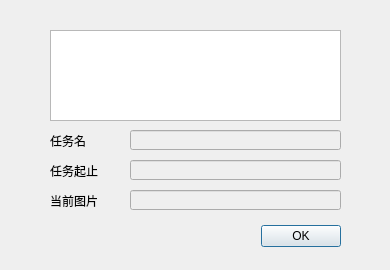
<?xml version="1.0" encoding="UTF-8"?>
<ui version="4.0">
 <class>openTask</class>
 <widget class="QDialog" name="openTask">
  <property name="geometry">
   <rect>
    <x>0</x>
    <y>0</y>
    <width>390</width>
    <height>270</height>
   </rect>
  </property>
  <property name="windowTitle">
   <string>打开任务</string>
  </property>
  <widget class="QDialogButtonBox" name="buttonBox">
   <property name="geometry">
    <rect>
     <x>50</x>
     <y>220</y>
     <width>291</width>
     <height>32</height>
    </rect>
   </property>
   <property name="orientation">
    <enum>Qt::Horizontal</enum>
   </property>
   <property name="standardButtons">
    <set>QDialogButtonBox::Ok</set>
   </property>
  </widget>
  <widget class="QLabel" name="label_2">
   <property name="geometry">
    <rect>
     <x>50</x>
     <y>130</y>
     <width>81</width>
     <height>21</height>
    </rect>
   </property>
   <property name="sizePolicy">
    <sizepolicy hsizetype="Preferred" vsizetype="Minimum">
     <horstretch>0</horstretch>
     <verstretch>0</verstretch>
    </sizepolicy>
   </property>
   <property name="font">
    <font>
     <pointsize>9</pointsize>
    </font>
   </property>
   <property name="text">
    <string>任务名</string>
   </property>
  </widget>
  <widget class="QLabel" name="label_3">
   <property name="geometry">
    <rect>
     <x>50</x>
     <y>160</y>
     <width>81</width>
     <height>21</height>
    </rect>
   </property>
   <property name="sizePolicy">
    <sizepolicy hsizetype="Preferred" vsizetype="Minimum">
     <horstretch>0</horstretch>
     <verstretch>0</verstretch>
    </sizepolicy>
   </property>
   <property name="font">
    <font>
     <pointsize>9</pointsize>
    </font>
   </property>
   <property name="text">
    <string>任务起止</string>
   </property>
  </widget>
  <widget class="QLabel" name="label_4">
   <property name="geometry">
    <rect>
     <x>50</x>
     <y>190</y>
     <width>81</width>
     <height>21</height>
    </rect>
   </property>
   <property name="sizePolicy">
    <sizepolicy hsizetype="Preferred" vsizetype="Minimum">
     <horstretch>0</horstretch>
     <verstretch>0</verstretch>
    </sizepolicy>
   </property>
   <property name="font">
    <font>
     <pointsize>9</pointsize>
    </font>
   </property>
   <property name="text">
    <string>当前图片</string>
   </property>
  </widget>
  <widget class="QLineEdit" name="taskName">
   <property name="enabled">
    <bool>false</bool>
   </property>
   <property name="geometry">
    <rect>
     <x>130</x>
     <y>130</y>
     <width>211</width>
     <height>20</height>
    </rect>
   </property>
   <property name="readOnly">
    <bool>true</bool>
   </property>
  </widget>
  <widget class="QLineEdit" name="BandE">
   <property name="enabled">
    <bool>false</bool>
   </property>
   <property name="geometry">
    <rect>
     <x>130</x>
     <y>160</y>
     <width>211</width>
     <height>20</height>
    </rect>
   </property>
   <property name="readOnly">
    <bool>true</bool>
   </property>
  </widget>
  <widget class="QLineEdit" name="currentIndex">
   <property name="enabled">
    <bool>false</bool>
   </property>
   <property name="geometry">
    <rect>
     <x>130</x>
     <y>190</y>
     <width>211</width>
     <height>20</height>
    </rect>
   </property>
   <property name="readOnly">
    <bool>true</bool>
   </property>
  </widget>
  <widget class="QListWidget" name="listWidget">
   <property name="geometry">
    <rect>
     <x>50</x>
     <y>30</y>
     <width>291</width>
     <height>91</height>
    </rect>
   </property>
  </widget>
 </widget>
 <resources/>
 <connections/>
</ui>
